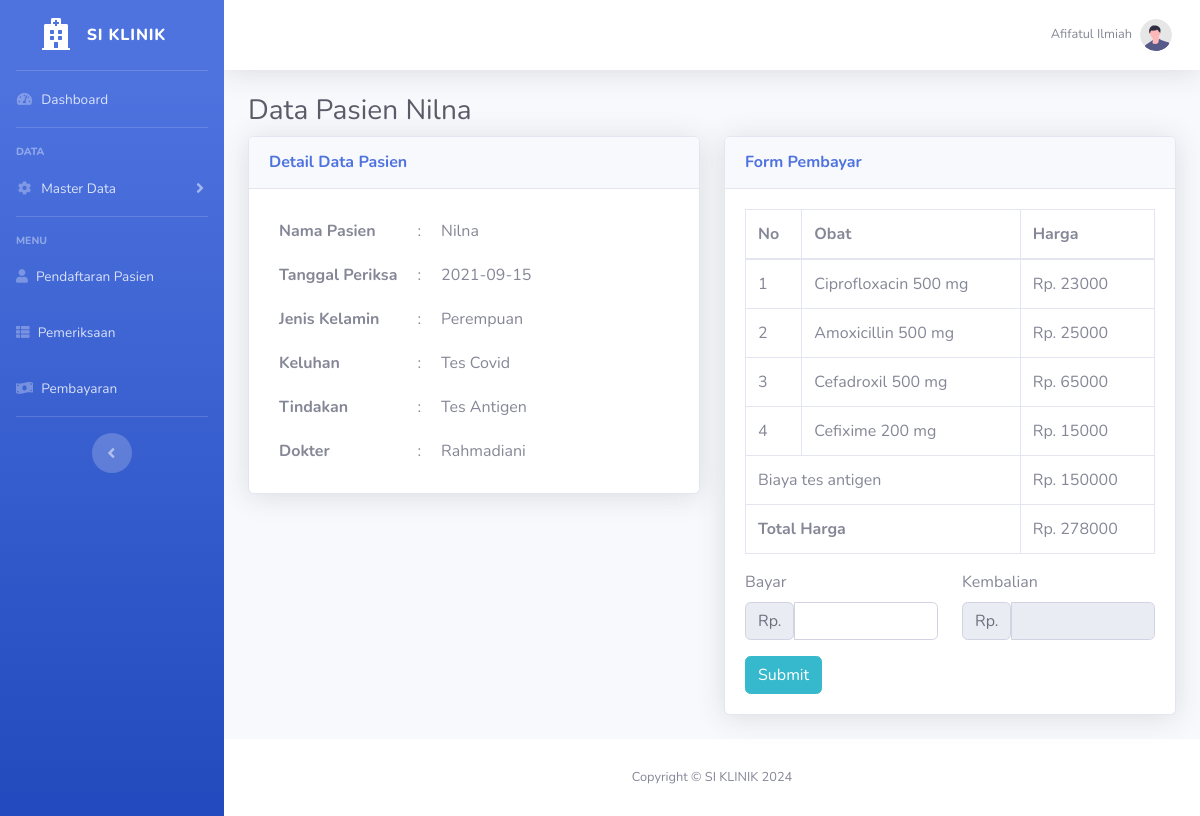
Screenshot of /pembayaran/inputBayar.php?id=19 (signed in) with the database file from the repository.
### tables this page shows
CREATE TABLE `user` (
  `id` int(11) NOT NULL,
  `id_pegawai` int(11) NOT NULL,
  `username` varchar(255) NOT NULL,
  `password` varchar(255) NOT NULL,
  `level` varchar(255) NOT NULL
);

CREATE TABLE `pegawai` (
  `id` int(11) NOT NULL,
  `nama_pegawai` varchar(255) NOT NULL,
  `nohp` varchar(12) NOT NULL,
  `alamat` varchar(255) NOT NULL,
  `jk` varchar(255) NOT NULL
);

CREATE TABLE `pendaftaran` (
  `id` int(11) NOT NULL,
  `id_tindakan` int(11) NOT NULL,
  `id_wilayah` int(11) NOT NULL,
  `id_pegawai` int(11) NOT NULL,
  `nama_pasien` varchar(255) NOT NULL,
  `jk` varchar(255) NOT NULL,
  `alamat` varchar(255) NOT NULL,
  `nohp` varchar(12) NOT NULL,
  `tanggal` date NOT NULL,
  `keluhan` varchar(255) NOT NULL,
  `status` varchar(255) NOT NULL
);

CREATE TABLE `tindakan` (
  `id` int(11) NOT NULL,
  `tindakan` varchar(255) NOT NULL,
  `harga` int(11) NOT NULL
);

CREATE TABLE `hasil_periksa` (
  `id` int(11) NOT NULL,
  `id_pendaftaran` int(11) NOT NULL,
  `id_obat` int(11) NOT NULL,
  `id_tindakan` int(11) NOT NULL,
  `id_pegawai` int(11) NOT NULL
);

CREATE TABLE `obat` (
  `id` int(11) NOT NULL,
  `nama_obat` varchar(255) NOT NULL,
  `jenis` varchar(255) NOT NULL,
  `satuan` varchar(255) NOT NULL,
  `harga` int(11) NOT NULL,
  `stok` int(11) NOT NULL
);

### pembayaran/function.php (called while the page is built, shortened)
<?php
require "../koneksi.php";
function select($query)
{
    global $conn;
    $sql = mysqli_query($conn, $query);
    $pembayarans = [];
    while ($pembayaran = mysqli_fetch_assoc($sql)) {
        $pembayarans[] = $pembayaran;
    }
    return $pembayarans;
}

### pembayaran/inputBayar.php (the view, shortened to what this page needs)
<?php
require "function.php";
$pegawai = $_SESSION["id_pegawai"];
$user = mysqli_query($conn, "SELECT * FROM user A LEFT JOIN pegawai B ON B.id = A.id_pegawai WHERE A.id_pegawai = '$pegawai'");
$user = mysqli_fetch_assoc($user);
$id = $_GET["id"];
$query = "SELECT A.id AS id_pendaftaran, A.nama_pasien, A.tanggal, A.keluhan, A.jk,
          B.id AS id_tindakan, B.tindakan, B.harga,
          C.id AS id_pegawai, C.nama_pegawai FROM pendaftaran A
          LEFT JOIN tindakan B ON B.id = A.id_tindakan
          LEFT JOIN pegawai C ON C.id = A.id_pegawai
          WHERE A.id = '$id'";
$pasien = select($query)[0];
$queryObat = "SELECT A.id_obat, B.nama_obat, B.harga FROM hasil_periksa A LEFT JOIN obat B ON B.id = A.id_obat WHERE A.id_pendaftaran='$id'";
$obat = select($queryObat);
?>
<!DOCTYPE html>
<html lang="en">
<head>
    <link href="../assets/vendor/fontawesome-free/css/all.min.css" rel="stylesheet" type="text/css">
    <link href="../assets/css/sb-admin-2.min.css" rel="stylesheet">
    <link href="../assets/vendor/datatables/dataTables.bootstrap4.min.css" rel="stylesheet">
</head>
<body id="page-top">
    <div id="wrapper">
        <ul class="navbar-nav bg-gradient-primary sidebar sidebar-dark accordion" id="accordionSidebar">
            <a class="sidebar-brand d-flex align-items-center justify-content-center" href="../index.php">
                <div class="sidebar-brand-icon">
                    <i class="fas fa-hospital"></i>
                </div>
                <div class="sidebar-brand-text mx-3">SI KLINIK</div>
            </a>
            <hr class="sidebar-divider my-0">
            <li class="nav-item">
                <a class="nav-link" href="../index.php">
                    <i class="fas fa-fw fa-tachometer-alt"></i>
                    <span>Dashboard</span></a>
            </li>
            <hr class="sidebar-divider">
            <div class="sidebar-heading">
                Data
            </div>
            <li class="nav-item">
                <a class="nav-link collapsed" href="#" data-toggle="collapse" data-target="#collapseTwo" aria-expanded="true" aria-controls="collapseTwo">
                    <i class="fas fa-fw fa-cog"></i>
                    <span>Master Data</span>
                </a>
            </li>
            <hr class="sidebar-divider">
            <div class="sidebar-heading">
                Menu
            </div>
            <li class="nav-item">
                <a class="nav-link" href="../pendaftaran/index.php">
                    <i class="fas fa-user"></i>
                    <span>Pendaftaran Pasien</span>
                </a>
            </li>
            <li class="nav-item">
                <a class="nav-link" href="../pemeriksaan/index.php">
                    <i class="fas fa-th-list"></i>
                    <span>Pemeriksaan</span>
                </a>
            </li>
            <li class="nav-item">
                <a class="nav-link" href="../pembayaran/index.php">
                    <i class="fas fa-money-bill-wave"></i>
                    <span>Pembayaran</span>
                </a>
            </li>
            <hr class="sidebar-divider d-none d-md-block">
            <div class="text-center d-none d-md-inline">
                <button class="rounded-circle border-0" id="sidebarToggle"></button>
            </div>
        </ul>
        <div id="content-wrapper" class="d-flex flex-column">
            <div id="content">
                <nav class="navbar navbar-expand navbar-light bg-white topbar mb-4 static-top shadow">
                    <ul class="navbar-nav ml-auto">
                        <li class="nav-item dropdown no-arrow">
                            <a class="nav-link dropdown-toggle" href="#" id="userDropdown" role="button" data-toggle="dropdown" aria-haspopup="true" aria-expanded="false">
                                <span class="mr-2 d-none d-lg-inline text-gray-600 small"><?= $user["nama_pegawai"]; ?></span>
                                <img class="img-profile rounded-circle" src="../assets/img/undraw_profile.svg">
                            </a>
                        </li>
                    </ul>
                </nav>
                <div class="container-fluid">
                    <h1 class="h3 mb-2 text-gray-800">Data Pasien <?= $pasien["nama_pasien"]; ?></h1>
                    <div class="row">
                        <div class="col-md-6">
                            <div class="card shadow mb-4">
                                <div class="card-header py-3">
                                    <h6 class="m-0 font-weight-bold text-primary">Detail Data Pasien</h6>
                                </div>
                                <div class="card-body">
                                    <div class="table-responsive">
                                        <table cellpadding="10">
                                            <tr>
                                                <th>Nama Pasien</th>
                                                <td>:</td>
                                                <td><?= $pasien["nama_pasien"]; ?></td>
                                            </tr>
                                            <tr>
                                                <th>Tanggal Periksa</th>
                                                <td>:</td>
                                                <td><?= $pasien["tanggal"]; ?></td>
                                            </tr>
                                            <tr>
                                                <th>Jenis Kelamin</th>
                                                <td>:</td>
                                                <td>
                                                    <?php if ($pasien["jk"] === "L") : ?>
                                                        Laki laki
                                                    <?php else : ?>
                                                        Perempuan
                                                    <?php endif; ?>
                                                </td>
                                            </tr>
                                            <tr>
                                                <th>Keluhan</th>
                                                <td>:</td>
                                                <td><?= $pasien["keluhan"]; ?></td>
                                            </tr>
                                            <tr>
                                                <th>Tindakan</th>
                                                <td>:</td>
                                                <td><?= $pasien["tindakan"]; ?></td>
                                            </tr>
                                            <tr>
                                                <th>Dokter</th>
                                                <td>:</td>
                                                <td><?= $pasien["nama_pegawai"]; ?></td>
                                            </tr>
                                        </table>
                                    </div>
                                </div>
                            </div>
                        </div>
                        <div class="col-md-6">
                            <div class="card shadow mb-4">
                                <div class="card-header py-3">
                                    <h6 class="m-0 font-weight-bold text-primary">Form Pembayar</h6>
                                </div>
                                <div class="card-body">
                                    <div class="table-responsive">
                                        <table class="table table-bordered" width="100%" cellspacing="0">
                                            <thead>
                                                <tr>
                                                    <th>No</th>
                                                    <th>Obat</th>
                                                    <th>Harga</th>
                                                </tr>
                                            </thead>
                                            <tbody>
                                                <?php $i = 1; ?>
                                                <?php $hargaObat = 0 ?>
                                                <?php foreach ($obat as $row) : ?>
                                                    <?php $harga = (int)$row["harga"]; ?>
                                                    <tr>
                                                        <td><?= $i++; ?></td>
                                                        <td><?= $row["nama_obat"]; ?></td>
                                                        <td>Rp. <?= $harga; ?></td>
                                                        <?php $hargaObat += $harga; ?>
                                                    </tr>
                                                <?php endforeach; ?>
                                                <tr>
                                                    <td colspan="2">Biaya <?= strtolower($pasien["tindakan"]); ?></td>
                                                    <td>Rp. <?= $pasien["harga"]; ?></td>
                                                </tr>
                                                <tr>
                                                    <?php $hargaPeriksa = (int)$pasien["harga"] ?>
                                                    <?php $totalHarga = $hargaObat + $hargaPeriksa ?>
                                                    <td colspan="2"><b>Total Harga</b></td>
                                                    <td>Rp. <?= $totalHarga; ?></td>
                                                </tr>
                                            </tbody>
                                        </table>
                                    </div>
                                    <form action="" method="post">
                                        <div class="row">
                                            <div class="col md 3">
                                                <label for="pasienBayar">Bayar</label>
                                                <div class="input-group mb-3">
                                                    <span class="input-group-text">Rp.</span>
                                                    <input type="number" class="form-control form-control-user" id="pasienBayar" name="pasienBayar" required>
                                                </div>
                                            </div>
                                            <div class="col md 3">
                                                <label for="kembalian">Kembalian</label>
                                                <div class="input-group mb-3">
                                                    <span class="input-group-text">Rp.</span>
                                                    <input type="text" class="form-control form-control-user" id="kembalian" name="kembalian" disabled>
                                                </div>
                                            </div>
                                        </div>
                                        <button type="submit" class="btn btn-info btn-icon-split" name="bayar">
                                            <span class="text">Submit</span>
                                        </button>
                                    </form>
                                </div>
                            </div>
                        </div>
                    </div>
                </div>
            </div>
            <footer class="sticky-footer bg-white">
                <div class="container my-auto">
                    <div class="copyright text-center my-auto">
                        <span>Copyright &copy; SI KLINIK <?= date("Y") ?></span>
                    </div>
                </div>
            </footer>
        </div>
    </div>
</body>
</html>

### rows the page displays
user: id_pegawai.nama_pegawai "Afifatul Ilmiah"
pendaftaran: nama_pasien "Nilna", tanggal "2021-09-15", keluhan "Tes Covid", id_tindakan.tindakan "Tes Antigen", id_pegawai.nama_pegawai "Rahmadiani", id_tindakan.tindakan "tes antigen", id_tindakan.harga "150000", id_tindakan.harga "278000"
hasil_periksa: id_obat.nama_obat "Ciprofloxacin 500 mg", id_obat.harga "23000"
hasil_periksa: id_obat.nama_obat "Amoxicillin 500 mg", id_obat.harga "25000"
hasil_periksa: id_obat.nama_obat "Cefadroxil 500 mg", id_obat.harga "65000"
hasil_periksa: id_obat.nama_obat "Cefixime 200 mg", id_obat.harga "15000"
